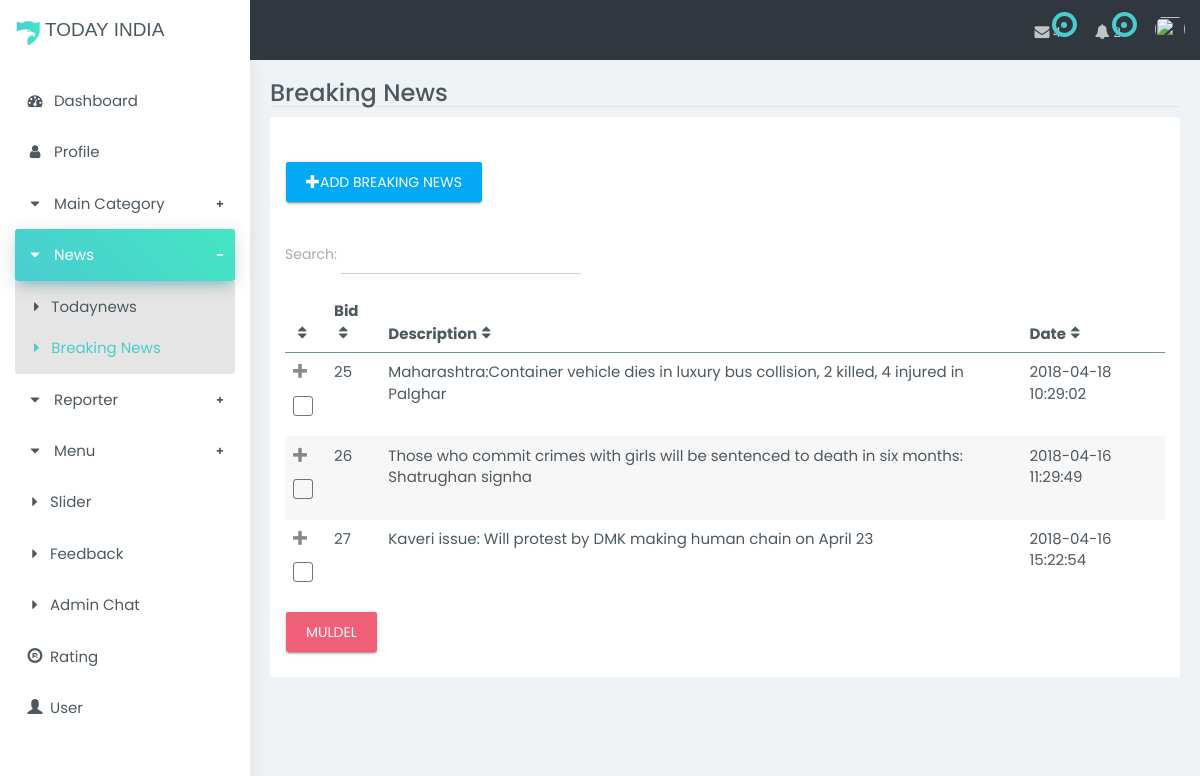
The app's page /Admin/index.php/Breakingc with its own data.
### tables this page shows
CREATE TABLE `breakingnews` (
  `bid` int(11) NOT NULL,
  `description` varchar(500) NOT NULL,
  `datereg` timestamp NOT NULL DEFAULT CURRENT_TIMESTAMP ON UPDATE CURRENT_TIMESTAMP,
  `bstatus` enum('Active','Deactive') NOT NULL DEFAULT 'Active'
);

### Admin/application/views/template/content.php (called while the page is built)
<?php
$this->load->view('template/header');
$this->load->view('template/sider');
$this->load->view($page);
?>

### Admin/application/controllers/Breakingc.php (called while the page is built, shortened)
<?php
class Breakingc extends CI_Controller
{
	public function __construct()
	{
		$this->load->model('Profilem');
		$this->load->model('Categorym');
		$this->load->model('Subcategorym');
		$this->load->model('Breakingm');
	}
	public function index()
	{
		$file['data']=$this->Profilem->profile();
		$file['progress']=$this->Profilem->profileprogress();
		$file['breakingdata']=$this->Breakingm->getbreaking();
		$file['page']="breakingnews/breakingnews";
		$this->load->view('template/content',$file);
	}
}
?>

### Admin/index.php (called while the page is built, shortened)
<?php
require_once BASEPATH.'core/CodeIgniter.php';

### Admin/application/models/Breakingm.php (called while the page is built, shortened)
<?php
class Breakingm extends CI_Model
{
	public function getbreaking()
	{
		return $this->db->get('breakingnews')->result();
	}
}
?>

### Admin/application/views/breakingnews/breakingnews.php (the view, shortened to what this page needs)
<head>
<link rel="stylesheet" href="<?php echo base_url()?>assets/js/vendor/bootstrap/bootstrap.min.css">
<link rel="stylesheet" href="<?php echo base_url()?>assets/css/vendor/animsition.min.css">
<link rel="stylesheet" href="<?php echo base_url()?>assets/js/vendor/footable/css/footable.core.min.css">
<link rel="stylesheet" href="<?php echo base_url()?>assets/css/main.css">
</head>
<section id="content">
  <div class="page page-tables-footable">
    <div class="b-b mb-10">
      <div class="row">
        <div class="col-sm-6 col-xs-12">
          <h1 class="h3 m-0">Breaking News</h1>
          </div>
      </div>
    </div>
    <div class="row">
      <div class="col-md-12">
        <section class="boxs ">
          <div class="boxs-body">
            <div class="form-group">
                <a href="<?php echo site_url() ?>/Breakingc/insert" class="btn btn-raised btn-info"><i class="glyphicon glyphicon-plus"></i>Add Breaking News</a>
            </div>
             <div class="form-group">
              <label for="filter" style="padding-top: 5px">Search:</label>
           <input id="filter" type="text" class="form-control rounded w-md mb-10 inline-block" />
            </div>
            <form method="post" action="<?php echo site_url()?>/Breakingc/muldel">
              <table id="searchTextResults" data-filter="#filter" data-page-size="5" class="footable table table-custom">
                <thead>
                  <tr>
                  	<th></th>
                    <th>Bid </th>
                    <th data-hide="phone">Description</th>
					<th data-hide="phone">Date</th>
                  </tr>
                </thead>
                <tbody>
                  <?php
					foreach($breakingdata as $row)
					{
					?>
                  <tr>
                    <td><div class="checkbox"><label>
		           <input type="checkbox" name="chk[]"  value="<?php echo $row->bid;?>"> </label>
                                        </div></td>
                    <td><?php echo $row->bid ?></td>
                    <td><?php echo $row->description ?></td>
					<td><?php echo $row->datereg;?>
                    </td>
                    <?php
					}
					?>
                </tbody>
              </table>
           <input type="submit" name="submit" value="muldel" class="btn btn-raised btn-primary"/>
            </form>
          </div>
        </section>
      </div>
    </div>
  </div>
</section>
</body>
</html>

### records on screen
breakingnews: bid "25", description "Maharashtra:Container vehicle dies in luxury bus collision, 2 killed, 4 injured in Palghar", datereg "2018-04-18 10:29:02"
breakingnews: bid "26", description "Those who commit crimes with girls will be sentenced to death in six months: Shatrughan signha", datereg "2018-04-16 11:29:49"
breakingnews: bid "27", description "Kaveri issue: Will protest by DMK making human chain on April 23", datereg "2018-04-16 15:22:54"

### other values on screen
$rpcmt1 "4"
$cnt2 "2"
